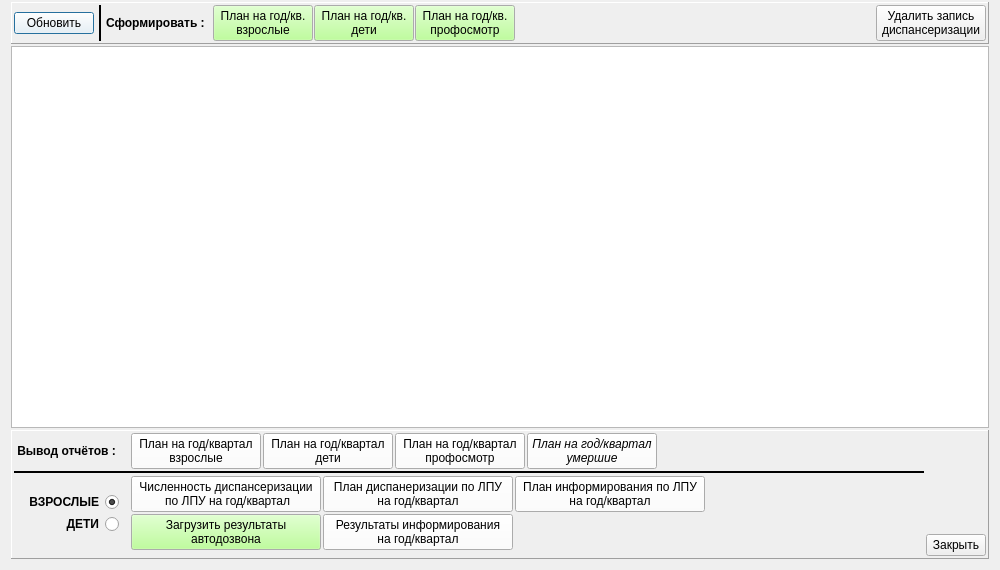
<?xml version="1.0" encoding="UTF-8"?>
<ui version="4.0">
 <class>disp_plans_wnd</class>
 <widget class="QDialog" name="disp_plans_wnd">
  <property name="geometry">
   <rect>
    <x>0</x>
    <y>0</y>
    <width>1000</width>
    <height>570</height>
   </rect>
  </property>
  <property name="minimumSize">
   <size>
    <width>1000</width>
    <height>0</height>
   </size>
  </property>
  <property name="windowTitle">
   <string>Диспансеризация застрахованных</string>
  </property>
  <layout class="QVBoxLayout" name="verticalLayout" stretch="0,1,0">
   <property name="spacing">
    <number>2</number>
   </property>
   <property name="topMargin">
    <number>2</number>
   </property>
   <item>
    <widget class="QFrame" name="frame">
     <property name="frameShape">
      <enum>QFrame::Panel</enum>
     </property>
     <property name="frameShadow">
      <enum>QFrame::Raised</enum>
     </property>
     <layout class="QHBoxLayout" name="horizontalLayout">
      <property name="spacing">
       <number>1</number>
      </property>
      <property name="leftMargin">
       <number>2</number>
      </property>
      <property name="topMargin">
       <number>2</number>
      </property>
      <property name="rightMargin">
       <number>2</number>
      </property>
      <property name="bottomMargin">
       <number>2</number>
      </property>
      <item>
       <widget class="QPushButton" name="bn_refresh">
        <property name="palette">
         <palette>
          <active>
           <colorrole role="Button">
            <brush brushstyle="SolidPattern">
             <color alpha="255">
              <red>255</red>
              <green>255</green>
              <blue>255</blue>
             </color>
            </brush>
           </colorrole>
          </active>
          <inactive>
           <colorrole role="Button">
            <brush brushstyle="SolidPattern">
             <color alpha="255">
              <red>255</red>
              <green>255</green>
              <blue>255</blue>
             </color>
            </brush>
           </colorrole>
          </inactive>
          <disabled>
           <colorrole role="Button">
            <brush brushstyle="SolidPattern">
             <color alpha="255">
              <red>255</red>
              <green>255</green>
              <blue>255</blue>
             </color>
            </brush>
           </colorrole>
          </disabled>
         </palette>
        </property>
        <property name="text">
         <string>Обновить</string>
        </property>
        <property name="icon">
         <iconset resource="_inko_pol2_res.qrc">
          <normaloff>:/refresh.png</normaloff>:/refresh.png</iconset>
        </property>
       </widget>
      </item>
      <item>
       <widget class="Line" name="line">
        <property name="minimumSize">
         <size>
          <width>10</width>
          <height>0</height>
         </size>
        </property>
        <property name="frameShadow">
         <enum>QFrame::Plain</enum>
        </property>
        <property name="lineWidth">
         <number>2</number>
        </property>
        <property name="orientation">
         <enum>Qt::Vertical</enum>
        </property>
       </widget>
      </item>
      <item>
       <widget class="QLabel" name="label">
        <property name="font">
         <font>
          <weight>75</weight>
          <bold>true</bold>
         </font>
        </property>
        <property name="text">
         <string>Сформировать :  </string>
        </property>
       </widget>
      </item>
      <item>
       <widget class="QPushButton" name="bn_gen_disp_plan">
        <property name="minimumSize">
         <size>
          <width>100</width>
          <height>0</height>
         </size>
        </property>
        <property name="palette">
         <palette>
          <active>
           <colorrole role="Button">
            <brush brushstyle="SolidPattern">
             <color alpha="255">
              <red>170</red>
              <green>255</green>
              <blue>127</blue>
             </color>
            </brush>
           </colorrole>
          </active>
          <inactive>
           <colorrole role="Button">
            <brush brushstyle="SolidPattern">
             <color alpha="255">
              <red>170</red>
              <green>255</green>
              <blue>127</blue>
             </color>
            </brush>
           </colorrole>
          </inactive>
          <disabled>
           <colorrole role="Button">
            <brush brushstyle="SolidPattern">
             <color alpha="255">
              <red>170</red>
              <green>255</green>
              <blue>127</blue>
             </color>
            </brush>
           </colorrole>
          </disabled>
         </palette>
        </property>
        <property name="text">
         <string>План на год/кв.
взрослые</string>
        </property>
       </widget>
      </item>
      <item>
       <widget class="QPushButton" name="bn_gen_disp_plan_18">
        <property name="minimumSize">
         <size>
          <width>100</width>
          <height>0</height>
         </size>
        </property>
        <property name="palette">
         <palette>
          <active>
           <colorrole role="Button">
            <brush brushstyle="SolidPattern">
             <color alpha="255">
              <red>170</red>
              <green>255</green>
              <blue>127</blue>
             </color>
            </brush>
           </colorrole>
          </active>
          <inactive>
           <colorrole role="Button">
            <brush brushstyle="SolidPattern">
             <color alpha="255">
              <red>170</red>
              <green>255</green>
              <blue>127</blue>
             </color>
            </brush>
           </colorrole>
          </inactive>
          <disabled>
           <colorrole role="Button">
            <brush brushstyle="SolidPattern">
             <color alpha="255">
              <red>170</red>
              <green>255</green>
              <blue>127</blue>
             </color>
            </brush>
           </colorrole>
          </disabled>
         </palette>
        </property>
        <property name="text">
         <string>План на год/кв.
дети</string>
        </property>
       </widget>
      </item>
      <item>
       <widget class="QPushButton" name="bn_gen_prof_plan">
        <property name="minimumSize">
         <size>
          <width>100</width>
          <height>0</height>
         </size>
        </property>
        <property name="palette">
         <palette>
          <active>
           <colorrole role="Button">
            <brush brushstyle="SolidPattern">
             <color alpha="255">
              <red>170</red>
              <green>255</green>
              <blue>127</blue>
             </color>
            </brush>
           </colorrole>
          </active>
          <inactive>
           <colorrole role="Button">
            <brush brushstyle="SolidPattern">
             <color alpha="255">
              <red>170</red>
              <green>255</green>
              <blue>127</blue>
             </color>
            </brush>
           </colorrole>
          </inactive>
          <disabled>
           <colorrole role="Button">
            <brush brushstyle="SolidPattern">
             <color alpha="255">
              <red>170</red>
              <green>255</green>
              <blue>127</blue>
             </color>
            </brush>
           </colorrole>
          </disabled>
         </palette>
        </property>
        <property name="text">
         <string>План на год/кв.
профосмотр</string>
        </property>
       </widget>
      </item>
      <item>
       <spacer name="horizontalSpacer">
        <property name="orientation">
         <enum>Qt::Horizontal</enum>
        </property>
        <property name="sizeHint" stdset="0">
         <size>
          <width>40</width>
          <height>20</height>
         </size>
        </property>
       </spacer>
      </item>
      <item>
       <widget class="QPushButton" name="bn_delete_data">
        <property name="minimumSize">
         <size>
          <width>110</width>
          <height>0</height>
         </size>
        </property>
        <property name="text">
         <string>Удалить запись 
диспансеризации</string>
        </property>
       </widget>
      </item>
     </layout>
    </widget>
   </item>
   <item>
    <widget class="QTableView" name="tab_disp_plans">
     <property name="selectionMode">
      <enum>QAbstractItemView::SingleSelection</enum>
     </property>
     <property name="selectionBehavior">
      <enum>QAbstractItemView::SelectRows</enum>
     </property>
     <attribute name="horizontalHeaderDefaultSectionSize">
      <number>20</number>
     </attribute>
     <attribute name="horizontalHeaderMinimumSectionSize">
      <number>20</number>
     </attribute>
     <attribute name="verticalHeaderDefaultSectionSize">
      <number>20</number>
     </attribute>
    </widget>
   </item>
   <item>
    <widget class="QFrame" name="frame">
     <property name="frameShape">
      <enum>QFrame::Panel</enum>
     </property>
     <property name="frameShadow">
      <enum>QFrame::Raised</enum>
     </property>
     <layout class="QGridLayout" name="gridLayout">
      <property name="leftMargin">
       <number>2</number>
      </property>
      <property name="topMargin">
       <number>2</number>
      </property>
      <property name="rightMargin">
       <number>2</number>
      </property>
      <property name="bottomMargin">
       <number>2</number>
      </property>
      <property name="spacing">
       <number>2</number>
      </property>
      <item row="0" column="1">
       <layout class="QHBoxLayout" name="horizontalLayout_3">
        <property name="spacing">
         <number>2</number>
        </property>
        <item>
         <widget class="QPushButton" name="bn_show_disp_plan">
          <property name="minimumSize">
           <size>
            <width>130</width>
            <height>0</height>
           </size>
          </property>
          <property name="palette">
           <palette>
            <active>
             <colorrole role="Button">
              <brush brushstyle="SolidPattern">
               <color alpha="255">
                <red>255</red>
                <green>255</green>
                <blue>255</blue>
               </color>
              </brush>
             </colorrole>
            </active>
            <inactive>
             <colorrole role="Button">
              <brush brushstyle="SolidPattern">
               <color alpha="255">
                <red>255</red>
                <green>255</green>
                <blue>255</blue>
               </color>
              </brush>
             </colorrole>
            </inactive>
            <disabled>
             <colorrole role="Button">
              <brush brushstyle="SolidPattern">
               <color alpha="255">
                <red>255</red>
                <green>255</green>
                <blue>255</blue>
               </color>
              </brush>
             </colorrole>
            </disabled>
           </palette>
          </property>
          <property name="text">
           <string>План на год/квартал
взрослые</string>
          </property>
         </widget>
        </item>
        <item>
         <widget class="QPushButton" name="bn_show_disp_plan_18">
          <property name="minimumSize">
           <size>
            <width>130</width>
            <height>0</height>
           </size>
          </property>
          <property name="palette">
           <palette>
            <active>
             <colorrole role="Button">
              <brush brushstyle="SolidPattern">
               <color alpha="255">
                <red>255</red>
                <green>255</green>
                <blue>255</blue>
               </color>
              </brush>
             </colorrole>
            </active>
            <inactive>
             <colorrole role="Button">
              <brush brushstyle="SolidPattern">
               <color alpha="255">
                <red>255</red>
                <green>255</green>
                <blue>255</blue>
               </color>
              </brush>
             </colorrole>
            </inactive>
            <disabled>
             <colorrole role="Button">
              <brush brushstyle="SolidPattern">
               <color alpha="255">
                <red>255</red>
                <green>255</green>
                <blue>255</blue>
               </color>
              </brush>
             </colorrole>
            </disabled>
           </palette>
          </property>
          <property name="text">
           <string>План на год/квартал
дети</string>
          </property>
         </widget>
        </item>
        <item>
         <widget class="QPushButton" name="bn_show_prof_plan">
          <property name="minimumSize">
           <size>
            <width>130</width>
            <height>0</height>
           </size>
          </property>
          <property name="palette">
           <palette>
            <active>
             <colorrole role="Button">
              <brush brushstyle="SolidPattern">
               <color alpha="255">
                <red>255</red>
                <green>255</green>
                <blue>255</blue>
               </color>
              </brush>
             </colorrole>
            </active>
            <inactive>
             <colorrole role="Button">
              <brush brushstyle="SolidPattern">
               <color alpha="255">
                <red>255</red>
                <green>255</green>
                <blue>255</blue>
               </color>
              </brush>
             </colorrole>
            </inactive>
            <disabled>
             <colorrole role="Button">
              <brush brushstyle="SolidPattern">
               <color alpha="255">
                <red>255</red>
                <green>255</green>
                <blue>255</blue>
               </color>
              </brush>
             </colorrole>
            </disabled>
           </palette>
          </property>
          <property name="text">
           <string>План на год/квартал
профосмотр</string>
          </property>
         </widget>
        </item>
        <item>
         <widget class="QPushButton" name="bn_show_disp_plan_dead">
          <property name="minimumSize">
           <size>
            <width>130</width>
            <height>0</height>
           </size>
          </property>
          <property name="palette">
           <palette>
            <active>
             <colorrole role="Button">
              <brush brushstyle="SolidPattern">
               <color alpha="255">
                <red>255</red>
                <green>255</green>
                <blue>255</blue>
               </color>
              </brush>
             </colorrole>
            </active>
            <inactive>
             <colorrole role="Button">
              <brush brushstyle="SolidPattern">
               <color alpha="255">
                <red>255</red>
                <green>255</green>
                <blue>255</blue>
               </color>
              </brush>
             </colorrole>
            </inactive>
            <disabled>
             <colorrole role="Button">
              <brush brushstyle="SolidPattern">
               <color alpha="255">
                <red>255</red>
                <green>255</green>
                <blue>255</blue>
               </color>
              </brush>
             </colorrole>
            </disabled>
           </palette>
          </property>
          <property name="font">
           <font>
            <italic>true</italic>
           </font>
          </property>
          <property name="text">
           <string>План на год/квартал
умершие</string>
          </property>
         </widget>
        </item>
        <item>
         <spacer name="horizontalSpacer_2">
          <property name="orientation">
           <enum>Qt::Horizontal</enum>
          </property>
          <property name="sizeHint" stdset="0">
           <size>
            <width>20</width>
            <height>20</height>
           </size>
          </property>
         </spacer>
        </item>
       </layout>
      </item>
      <item row="3" column="1">
       <layout class="QHBoxLayout" name="horizontalLayout_5">
        <property name="spacing">
         <number>2</number>
        </property>
        <item>
         <widget class="QPushButton" name="bn_load_autocall">
          <property name="enabled">
           <bool>true</bool>
          </property>
          <property name="minimumSize">
           <size>
            <width>190</width>
            <height>0</height>
           </size>
          </property>
          <property name="palette">
           <palette>
            <active>
             <colorrole role="Button">
              <brush brushstyle="SolidPattern">
               <color alpha="255">
                <red>170</red>
                <green>255</green>
                <blue>127</blue>
               </color>
              </brush>
             </colorrole>
            </active>
            <inactive>
             <colorrole role="Button">
              <brush brushstyle="SolidPattern">
               <color alpha="255">
                <red>170</red>
                <green>255</green>
                <blue>127</blue>
               </color>
              </brush>
             </colorrole>
            </inactive>
            <disabled>
             <colorrole role="Button">
              <brush brushstyle="SolidPattern">
               <color alpha="255">
                <red>170</red>
                <green>255</green>
                <blue>127</blue>
               </color>
              </brush>
             </colorrole>
            </disabled>
           </palette>
          </property>
          <property name="font">
           <font>
            <italic>false</italic>
           </font>
          </property>
          <property name="text">
           <string>Загрузить результаты
автодозвона</string>
          </property>
         </widget>
        </item>
        <item>
         <widget class="QPushButton" name="bn_gen_calls_res4mo">
          <property name="enabled">
           <bool>true</bool>
          </property>
          <property name="minimumSize">
           <size>
            <width>190</width>
            <height>0</height>
           </size>
          </property>
          <property name="palette">
           <palette>
            <active>
             <colorrole role="Button">
              <brush brushstyle="SolidPattern">
               <color alpha="255">
                <red>255</red>
                <green>255</green>
                <blue>255</blue>
               </color>
              </brush>
             </colorrole>
            </active>
            <inactive>
             <colorrole role="Button">
              <brush brushstyle="SolidPattern">
               <color alpha="255">
                <red>255</red>
                <green>255</green>
                <blue>255</blue>
               </color>
              </brush>
             </colorrole>
            </inactive>
            <disabled>
             <colorrole role="Button">
              <brush brushstyle="SolidPattern">
               <color alpha="255">
                <red>255</red>
                <green>255</green>
                <blue>255</blue>
               </color>
              </brush>
             </colorrole>
            </disabled>
           </palette>
          </property>
          <property name="font">
           <font>
            <italic>false</italic>
           </font>
          </property>
          <property name="text">
           <string>Результаты информирования 
на год/квартал</string>
          </property>
         </widget>
        </item>
        <item>
         <spacer name="horizontalSpacer_5">
          <property name="orientation">
           <enum>Qt::Horizontal</enum>
          </property>
          <property name="sizeHint" stdset="0">
           <size>
            <width>20</width>
            <height>20</height>
           </size>
          </property>
         </spacer>
        </item>
       </layout>
      </item>
      <item row="0" column="0">
       <widget class="QLabel" name="label_2">
        <property name="minimumSize">
         <size>
          <width>110</width>
          <height>0</height>
         </size>
        </property>
        <property name="font">
         <font>
          <weight>75</weight>
          <bold>true</bold>
         </font>
        </property>
        <property name="text">
         <string> Вывод отчётов :  </string>
        </property>
       </widget>
      </item>
      <item row="2" column="1">
       <layout class="QHBoxLayout" name="horizontalLayout_4">
        <property name="spacing">
         <number>2</number>
        </property>
        <item>
         <widget class="QPushButton" name="bn_gen_disp_count4mo">
          <property name="enabled">
           <bool>true</bool>
          </property>
          <property name="minimumSize">
           <size>
            <width>190</width>
            <height>0</height>
           </size>
          </property>
          <property name="palette">
           <palette>
            <active>
             <colorrole role="Button">
              <brush brushstyle="SolidPattern">
               <color alpha="255">
                <red>255</red>
                <green>255</green>
                <blue>255</blue>
               </color>
              </brush>
             </colorrole>
            </active>
            <inactive>
             <colorrole role="Button">
              <brush brushstyle="SolidPattern">
               <color alpha="255">
                <red>255</red>
                <green>255</green>
                <blue>255</blue>
               </color>
              </brush>
             </colorrole>
            </inactive>
            <disabled>
             <colorrole role="Button">
              <brush brushstyle="SolidPattern">
               <color alpha="255">
                <red>255</red>
                <green>255</green>
                <blue>255</blue>
               </color>
              </brush>
             </colorrole>
            </disabled>
           </palette>
          </property>
          <property name="font">
           <font>
            <italic>false</italic>
           </font>
          </property>
          <property name="text">
           <string>Численность диспансеризации
 по ЛПУ на год/квартал</string>
          </property>
         </widget>
        </item>
        <item>
         <widget class="QPushButton" name="bn_gen_disp_list4mo">
          <property name="enabled">
           <bool>true</bool>
          </property>
          <property name="minimumSize">
           <size>
            <width>190</width>
            <height>0</height>
           </size>
          </property>
          <property name="palette">
           <palette>
            <active>
             <colorrole role="Button">
              <brush brushstyle="SolidPattern">
               <color alpha="255">
                <red>255</red>
                <green>255</green>
                <blue>255</blue>
               </color>
              </brush>
             </colorrole>
            </active>
            <inactive>
             <colorrole role="Button">
              <brush brushstyle="SolidPattern">
               <color alpha="255">
                <red>255</red>
                <green>255</green>
                <blue>255</blue>
               </color>
              </brush>
             </colorrole>
            </inactive>
            <disabled>
             <colorrole role="Button">
              <brush brushstyle="SolidPattern">
               <color alpha="255">
                <red>255</red>
                <green>255</green>
                <blue>255</blue>
               </color>
              </brush>
             </colorrole>
            </disabled>
           </palette>
          </property>
          <property name="font">
           <font>
            <italic>false</italic>
           </font>
          </property>
          <property name="text">
           <string>План диспанеризации по ЛПУ 
на год/квартал</string>
          </property>
         </widget>
        </item>
        <item>
         <widget class="QPushButton" name="bn_gen_disp_calls4mo">
          <property name="enabled">
           <bool>true</bool>
          </property>
          <property name="minimumSize">
           <size>
            <width>190</width>
            <height>0</height>
           </size>
          </property>
          <property name="palette">
           <palette>
            <active>
             <colorrole role="Button">
              <brush brushstyle="SolidPattern">
               <color alpha="255">
                <red>255</red>
                <green>255</green>
                <blue>255</blue>
               </color>
              </brush>
             </colorrole>
            </active>
            <inactive>
             <colorrole role="Button">
              <brush brushstyle="SolidPattern">
               <color alpha="255">
                <red>255</red>
                <green>255</green>
                <blue>255</blue>
               </color>
              </brush>
             </colorrole>
            </inactive>
            <disabled>
             <colorrole role="Button">
              <brush brushstyle="SolidPattern">
               <color alpha="255">
                <red>255</red>
                <green>255</green>
                <blue>255</blue>
               </color>
              </brush>
             </colorrole>
            </disabled>
           </palette>
          </property>
          <property name="font">
           <font>
            <italic>false</italic>
           </font>
          </property>
          <property name="text">
           <string>План информирования по ЛПУ 
на год/квартал</string>
          </property>
         </widget>
        </item>
        <item>
         <spacer name="horizontalSpacer_3">
          <property name="orientation">
           <enum>Qt::Horizontal</enum>
          </property>
          <property name="sizeHint" stdset="0">
           <size>
            <width>20</width>
            <height>20</height>
           </size>
          </property>
         </spacer>
        </item>
       </layout>
      </item>
      <item row="1" column="0" colspan="2">
       <widget class="Line" name="line_3">
        <property name="frameShadow">
         <enum>QFrame::Plain</enum>
        </property>
        <property name="lineWidth">
         <number>2</number>
        </property>
        <property name="orientation">
         <enum>Qt::Horizontal</enum>
        </property>
       </widget>
      </item>
      <item row="0" column="2" rowspan="5">
       <layout class="QVBoxLayout" name="verticalLayout_3">
        <item>
         <spacer name="verticalSpacer_3">
          <property name="orientation">
           <enum>Qt::Vertical</enum>
          </property>
          <property name="sizeHint" stdset="0">
           <size>
            <width>20</width>
            <height>40</height>
           </size>
          </property>
         </spacer>
        </item>
        <item>
         <widget class="QPushButton" name="bn_close">
          <property name="maximumSize">
           <size>
            <width>60</width>
            <height>16777215</height>
           </size>
          </property>
          <property name="text">
           <string>Закрыть</string>
          </property>
         </widget>
        </item>
       </layout>
      </item>
      <item row="4" column="1">
       <layout class="QHBoxLayout" name="horizontalLayout_2">
        <property name="leftMargin">
         <number>2</number>
        </property>
        <property name="topMargin">
         <number>2</number>
        </property>
        <property name="rightMargin">
         <number>2</number>
        </property>
        <property name="bottomMargin">
         <number>2</number>
        </property>
       </layout>
      </item>
      <item row="2" column="0" rowspan="2">
       <layout class="QVBoxLayout" name="verticalLayout_2">
        <property name="spacing">
         <number>2</number>
        </property>
        <property name="leftMargin">
         <number>10</number>
        </property>
        <property name="topMargin">
         <number>2</number>
        </property>
        <property name="rightMargin">
         <number>10</number>
        </property>
        <property name="bottomMargin">
         <number>2</number>
        </property>
        <item>
         <spacer name="verticalSpacer">
          <property name="orientation">
           <enum>Qt::Vertical</enum>
          </property>
          <property name="sizeHint" stdset="0">
           <size>
            <width>5</width>
            <height>5</height>
           </size>
          </property>
         </spacer>
        </item>
        <item>
         <widget class="QRadioButton" name="rb_age2">
          <property name="font">
           <font>
            <weight>75</weight>
            <bold>true</bold>
           </font>
          </property>
          <property name="layoutDirection">
           <enum>Qt::RightToLeft</enum>
          </property>
          <property name="text">
           <string>ВЗРОСЛЫЕ</string>
          </property>
          <property name="checked">
           <bool>true</bool>
          </property>
         </widget>
        </item>
        <item>
         <widget class="QRadioButton" name="rb_age1">
          <property name="font">
           <font>
            <weight>75</weight>
            <bold>true</bold>
           </font>
          </property>
          <property name="layoutDirection">
           <enum>Qt::RightToLeft</enum>
          </property>
          <property name="text">
           <string>ДЕТИ</string>
          </property>
         </widget>
        </item>
        <item>
         <spacer name="verticalSpacer_2">
          <property name="orientation">
           <enum>Qt::Vertical</enum>
          </property>
          <property name="sizeHint" stdset="0">
           <size>
            <width>5</width>
            <height>5</height>
           </size>
          </property>
         </spacer>
        </item>
       </layout>
      </item>
     </layout>
    </widget>
   </item>
  </layout>
 </widget>
 <resources>
  <include location="_inko_pol2_res.qrc"/>
 </resources>
 <connections/>
</ui>
